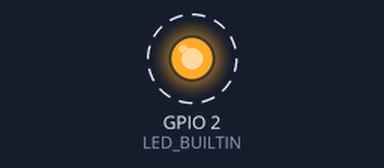
Bench run of a sketch on a simulated ESP32. On the bench: output pins drawn as LEDs (lit = HIGH). Dashed ring = blinking. What the sketch prints to the serial monitor is not drawn.

Above: at 1.0 s.
Timing chart, 0 to 5.1 s (numbered marks = the images above):
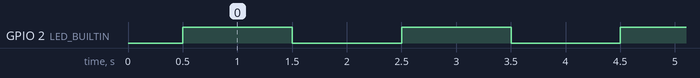

The sketch:

Test_Esp32.ino
```cpp
/*

      Balduino Jose Da Silva

*/

// ============================================================================
//  TESTE BÁSICO ESP32 DEVKIT V1
//  - Pisca o LED interno da placa (LED_BUILTIN)
//  - Envia mensagens pelo Monitor Serial
// ============================================================================

void setup() {
  // Inicia a comunicação serial em 115200 bps
  Serial.begin(115200);
  delay(500);  // Pequena pausa para estabilizar

  // Configura o pino do LED interno como saída


  pinMode(LED_BUILTIN, OUTPUT);

  Serial.println("Teste ESP32 iniciado!");
  Serial.println("LED interno deve piscar a cada 1 segundo...");
}

void loop() {

  // Liga o LED

  digitalWrite(LED_BUILTIN, HIGH);
  Serial.println("LED ON");
  delay(1000);  // espera 1 segundo

  // Desliga o LED

  digitalWrite(LED_BUILTIN, LOW);
  Serial.println("LED OFF");
  delay(1000);  // espera 1 segundo
}
```

Measured:
- by itself, GPIO 2 (LED_BUILTIN): alternates HIGH for 1.0 s and LOW for 1.0 s
